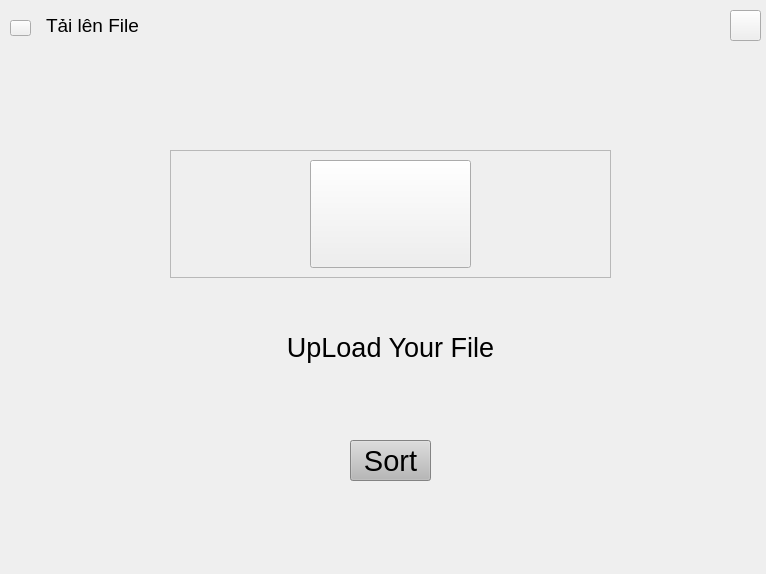
<?xml version="1.0" encoding="UTF-8"?>
<ui version="4.0">
 <class>upFile</class>
 <widget class="QWidget" name="upFile">
  <property name="geometry">
   <rect>
    <x>0</x>
    <y>0</y>
    <width>766</width>
    <height>574</height>
   </rect>
  </property>
  <property name="windowTitle">
   <string>Form</string>
  </property>
  <widget class="QPushButton" name="btn_goBack_upFile">
   <property name="geometry">
    <rect>
     <x>10</x>
     <y>20</y>
     <width>21</width>
     <height>16</height>
    </rect>
   </property>
   <property name="cursor">
    <cursorShape>PointingHandCursor</cursorShape>
   </property>
   <property name="styleSheet">
    <string notr="true">border-image: url(:/image/image/back.png);</string>
   </property>
   <property name="text">
    <string/>
   </property>
  </widget>
  <widget class="QPushButton" name="btn_goHome">
   <property name="enabled">
    <bool>true</bool>
   </property>
   <property name="geometry">
    <rect>
     <x>730</x>
     <y>10</y>
     <width>31</width>
     <height>31</height>
    </rect>
   </property>
   <property name="cursor">
    <cursorShape>PointingHandCursor</cursorShape>
   </property>
   <property name="autoFillBackground">
    <bool>false</bool>
   </property>
   <property name="styleSheet">
    <string notr="true">border-image: url(:/image/image/home_icon.png);</string>
   </property>
   <property name="text">
    <string/>
   </property>
  </widget>
  <widget class="QLabel" name="lblNameOfSort">
   <property name="geometry">
    <rect>
     <x>46</x>
     <y>9</y>
     <width>301</width>
     <height>32</height>
    </rect>
   </property>
   <property name="font">
    <font>
     <pointsize>14</pointsize>
    </font>
   </property>
   <property name="text">
    <string>Tải lên File</string>
   </property>
   <property name="alignment">
    <set>Qt::AlignmentFlag::AlignLeading|Qt::AlignmentFlag::AlignLeft|Qt::AlignmentFlag::AlignVCenter</set>
   </property>
  </widget>
  <widget class="QPushButton" name="btn_start_sort">
   <property name="geometry">
    <rect>
     <x>350</x>
     <y>440</y>
     <width>81</width>
     <height>41</height>
    </rect>
   </property>
   <property name="font">
    <font>
     <pointsize>22</pointsize>
    </font>
   </property>
   <property name="cursor">
    <cursorShape>PointingHandCursor</cursorShape>
   </property>
   <property name="styleSheet">
    <string notr="true">background-color: rgb(184, 184, 184);</string>
   </property>
   <property name="text">
    <string>Sort</string>
   </property>
  </widget>
  <widget class="QLabel" name="lbl_ready">
   <property name="geometry">
    <rect>
     <x>20</x>
     <y>490</y>
     <width>731</width>
     <height>41</height>
    </rect>
   </property>
   <property name="font">
    <font>
     <pointsize>18</pointsize>
    </font>
   </property>
   <property name="text">
    <string/>
   </property>
   <property name="alignment">
    <set>Qt::AlignmentFlag::AlignCenter</set>
   </property>
  </widget>
  <widget class="QWidget" name="layoutWidget">
   <property name="geometry">
    <rect>
     <x>170</x>
     <y>110</y>
     <width>441</width>
     <height>301</height>
    </rect>
   </property>
   <layout class="QVBoxLayout" name="verticalLayout">
    <item>
     <spacer name="verticalSpacer_2">
      <property name="orientation">
       <enum>Qt::Orientation::Vertical</enum>
      </property>
      <property name="sizeType">
       <enum>QSizePolicy::Policy::Fixed</enum>
      </property>
      <property name="sizeHint" stdset="0">
       <size>
        <width>20</width>
        <height>40</height>
       </size>
      </property>
     </spacer>
    </item>
    <item>
     <widget class="QFrame" name="frame">
      <property name="frameShape">
       <enum>QFrame::Shape::StyledPanel</enum>
      </property>
      <property name="frameShadow">
       <enum>QFrame::Shadow::Raised</enum>
      </property>
      <layout class="QHBoxLayout" name="horizontalLayout">
       <item>
        <spacer name="horizontalSpacer">
         <property name="orientation">
          <enum>Qt::Orientation::Horizontal</enum>
         </property>
         <property name="sizeType">
          <enum>QSizePolicy::Policy::Fixed</enum>
         </property>
         <property name="sizeHint" stdset="0">
          <size>
           <width>130</width>
           <height>20</height>
          </size>
         </property>
        </spacer>
       </item>
       <item>
        <widget class="QPushButton" name="btn_upFile">
         <property name="sizePolicy">
          <sizepolicy hsizetype="Minimum" vsizetype="Minimum">
           <horstretch>0</horstretch>
           <verstretch>0</verstretch>
          </sizepolicy>
         </property>
         <property name="cursor">
          <cursorShape>PointingHandCursor</cursorShape>
         </property>
         <property name="styleSheet">
          <string notr="true">border-image: url(:/image/image/up-loading.png);</string>
         </property>
         <property name="text">
          <string/>
         </property>
        </widget>
       </item>
       <item>
        <spacer name="horizontalSpacer_2">
         <property name="orientation">
          <enum>Qt::Orientation::Horizontal</enum>
         </property>
         <property name="sizeType">
          <enum>QSizePolicy::Policy::Fixed</enum>
         </property>
         <property name="sizeHint" stdset="0">
          <size>
           <width>130</width>
           <height>20</height>
          </size>
         </property>
        </spacer>
       </item>
      </layout>
     </widget>
    </item>
    <item>
     <widget class="QLabel" name="label">
      <property name="font">
       <font>
        <pointsize>20</pointsize>
       </font>
      </property>
      <property name="text">
       <string>UpLoad Your File</string>
      </property>
      <property name="alignment">
       <set>Qt::AlignmentFlag::AlignCenter</set>
      </property>
     </widget>
    </item>
   </layout>
  </widget>
 </widget>
 <resources/>
 <connections/>
</ui>
